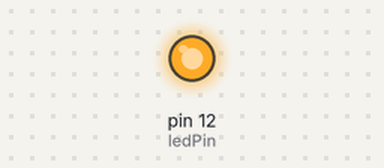
A sketch run on a simulated Arduino Uno, built with avr-gcc and run on an emulated ATmega328P. Parts: output pins drawn as LEDs (lit = HIGH).

Above: at 0.5 s.
At 12.4 s:
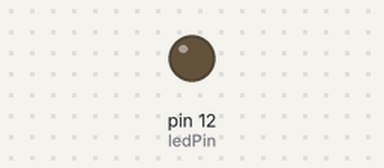
Timing chart, 0 to 18.2 s (numbered marks = the images above):
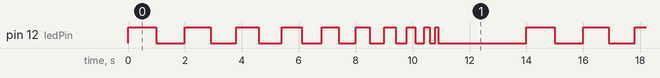

Measured:
- by itself, pin 12 (ledPin): repeats every 14.0 s: LOW 1.0 s, HIGH 0.90 s, LOW 0.90 s, HIGH 0.80 s, LOW 0.80 s, HIGH 0.70 s, LOW 0.70 s, HIGH 0.60 s, LOW 0.60 s, HIGH 0.50 s, LOW 0.50 s, HIGH 0.40 s, LOW 0.40 s, HIGH 0.30 s, LOW 0.30 s, HIGH 0.20 s, LOW 0.20 s, HIGH 0.10 s, LOW 3.1 s, HIGH 1.0 s
- by itself, everything shown: repeats every 14.0 s, in 20 steps

The sketch:

percabangan.ino
```cpp
const int ledPin = 12;
int timeDelay = 1000;

void setup() {
  pinMode(ledPin, OUTPUT);
}

void loop() {
  // Nyalakan LED
  digitalWrite(ledPin, HIGH);
  delay(timeDelay);

  // Matikan LED
  digitalWrite(ledPin, LOW);
  delay(timeDelay);

  // Baru ubah delay (setelah 1 siklus kedip)
  if (timeDelay <= 100) {
    delay(3000);
    // jeda sebelum reset
    timeDelay = 1000;   // reset ke awal
  } else {
    timeDelay -= 100;   // percepatan bertahap
  }
}
```
